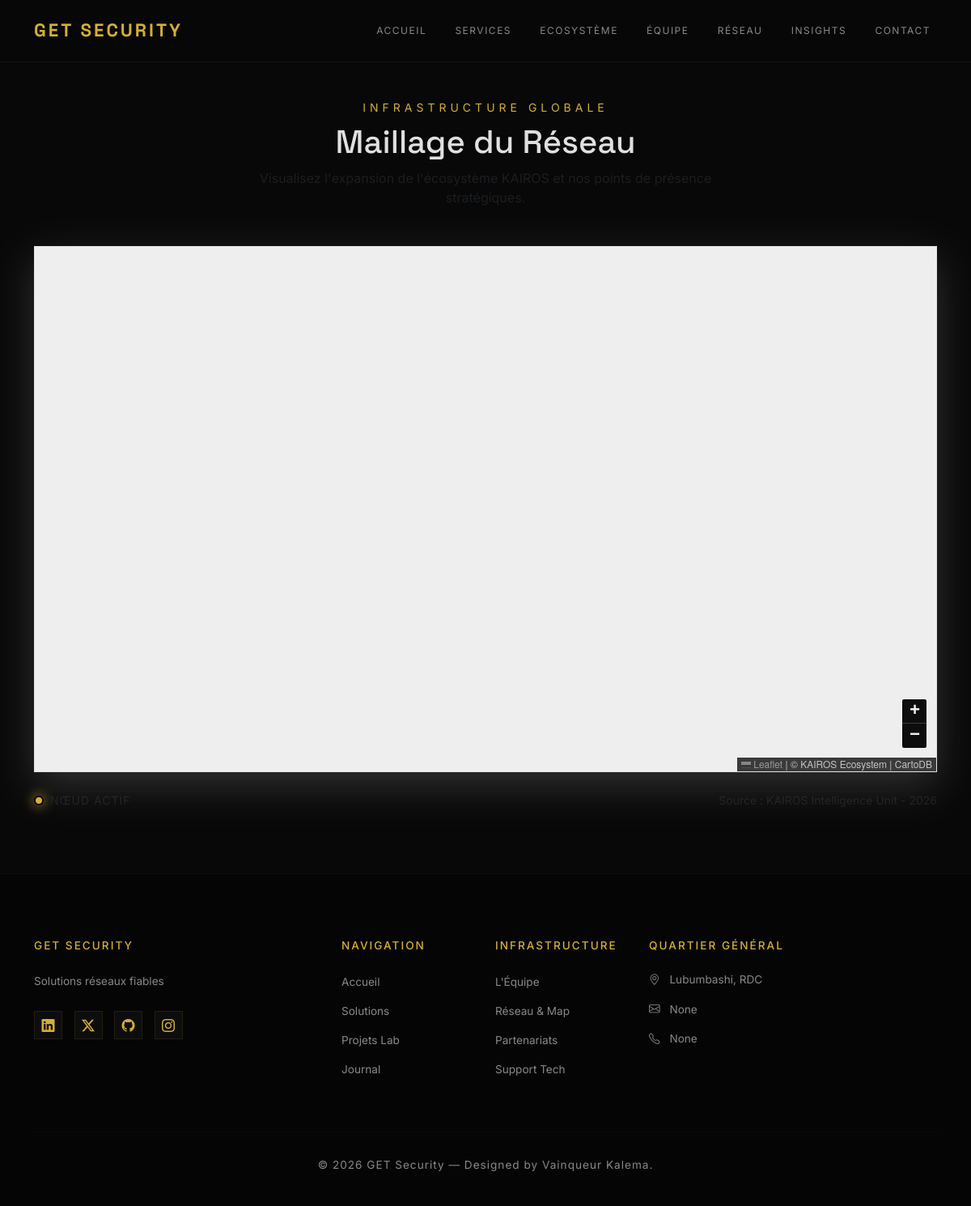
/couverture, run on the app's committed database.
### app/models.py (models this page shows)
class Configuration(db.Model):
    id = db.Column(db.Integer, primary_key=True, default=1)
    nom_entreprise = db.Column(db.String(100), default='GET Security')
    slogan = db.Column(db.String(200), default='Solutions réseaux fiables')
    hero_image = db.Column(db.String(200), default='hero.jpg')
    apropos = db.Column(db.Text)
    contact_email = db.Column(db.String(100))
    contact_telephone = db.Column(db.String(20))
    localisation = db.Column(db.String(200), default='Lubumbashi, RDC')
    @classmethod
    def get_singleton(cls):
        config = cls.query.get(1)
        if not config:
            config = cls(id=1)
            db.session.add(config)
            db.session.commit()
        return config

### app/routes.py (the view)
@bp.route('/couverture')
def couverture():
    zones = ZoneCouverture.query.all()
    return render_template('couverture.html', zones=zones)

### app/templates/couverture.html (shortened to what this page needs)
{% extends 'base.html' %}
{% block extra_css %}
<link rel="stylesheet" href="https://unpkg.com/leaflet@1.9.4/dist/leaflet.css" />
{% endblock %}
{% block content %}
<div class="container map-container">
    <div class="text-center mb-5">
        <span class="text-gold small text-uppercase" style="letter-spacing: 5px; color: var(--kairos-gold);">Infrastructure Globale</span>
        <h1 class="section-title mt-2">Maillage du Réseau</h1>
        <p class="text-muted mx-auto" style="max-width: 600px;">Visualisez l'expansion de l'écosystème KAIROS et nos points de présence stratégiques.</p>
    </div>
    <div id="map" class="fade-in shadow-lg"></div>
    <div class="mt-4 d-flex justify-content-between align-items-center">
        <div class="d-flex align-items-center">
            <div class="custom-marker me-2"></div>
            <span class="small text-muted text-uppercase" style="letter-spacing: 1px;">Nœud Actif</span>
        </div>
        <div class="text-muted small">
            Source : KAIROS Intelligence Unit - 2026
        </div>
    </div>
</div>
{% endblock %}

### app/templates/base.html (shortened to what this page needs)
<!DOCTYPE html>
<html lang="fr">
<head>
    <link href="https://cdn.jsdelivr.net/npm/bootstrap@5.3.0/dist/css/bootstrap.min.css" rel="stylesheet">
    <link rel="stylesheet" href="https://cdn.jsdelivr.net/npm/bootstrap-icons@1.11.3/font/bootstrap-icons.min.css">
    {% block extra_css %}{% endblock %}
</head>
<body>
    <nav class="navbar navbar-expand-lg navbar-dark fixed-top navbar-kairos">
        <div class="container">
            <a class="navbar-brand" href="{{ url_for('main.index') }}">
                {{ config.nom_entreprise|default('KAIROS') }}
            </a>
            <div class="collapse navbar-collapse" id="navbarNav">
                <ul class="navbar-nav ms-auto">
                    <li class="nav-item"><a class="nav-link" href="{{ url_for('main.index') }}">Accueil</a></li>
                    <li class="nav-item"><a class="nav-link" href="{{ url_for('main.services_list') }}">Services</a></li>
                    <li class="nav-item"><a class="nav-link" href="{{ url_for('main.projets_list') }}">Ecosystème</a></li>
                    <li class="nav-item"><a class="nav-link" href="{{ url_for('main.equipe_list') }}">Équipe</a></li>
                    <li class="nav-item"><a class="nav-link" href="{{ url_for('main.couverture') }}">Réseau</a></li>
                    <li class="nav-item"><a class="nav-link" href="{{ url_for('main.blog_list') }}">Insights</a></li>
                    <li class="nav-item"><a class="nav-link" href="{{ url_for('main.contact') }}">Contact</a></li>
                </ul>
            </div>
        </div>
    </nav>
    <main>
        {% block content %}{% endblock %}
    </main>
    <footer>
        <div class="container">
            <div class="row gy-5">
                <div class="col-lg-4">
                    <h5>{{ config.nom_entreprise|default('KAIROS') }}</h5>
                    <p style="max-width: 300px; line-height: 1.8;">
                        {{ config.slogan|default('L\'ingénierie logicielle au service de la vision stratégique.') }}
                    </p>
                    <div class="social-links mt-4">
                        <a href="#"><i class="bi bi-linkedin"></i></a>
                        <a href="#"><i class="bi bi-twitter-x"></i></a>
                        <a href="#"><i class="bi bi-github"></i></a>
                        <a href="#"><i class="bi bi-instagram"></i></a>
                    </div>
                </div>
                <div class="col-lg-2 col-md-6">
                    <h5>Navigation</h5>
                    <ul class="list-unstyled">
                        <li><a href="{{ url_for('main.index') }}">Accueil</a></li>
                        <li><a href="{{ url_for('main.services_list') }}">Solutions</a></li>
                        <li><a href="{{ url_for('main.projets_list') }}">Projets Lab</a></li>
                        <li><a href="{{ url_for('main.blog_list') }}">Journal</a></li>
                    </ul>
                </div>
                <div class="col-lg-2 col-md-6">
                    <h5>Infrastructure</h5>
                    <ul class="list-unstyled">
                        <li><a href="{{ url_for('main.equipe_list') }}">L'Équipe</a></li>
                        <li><a href="{{ url_for('main.couverture') }}">Réseau & Map</a></li>
                        <li><a href="{{ url_for('main.contact') }}">Partenariats</a></li>
                        <li><a href="#">Support Tech</a></li>
                    </ul>
                </div>
                <div class="col-lg-4">
                    <h5>Quartier Général</h5>
                    <p><i class="bi bi-geo-alt me-2 text-gold"></i> {{ config.localisation|default('Lubumbashi, Haut-Katanga') }}</p>
                    <p><i class="bi bi-envelope me-2 text-gold"></i> {{ config.contact_email|default('contact@kairos-dev.com') }}</p>
                    <p><i class="bi bi-telephone me-2 text-gold"></i> {{ config.contact_telephone|default('+243 ...') }}</p>
                </div>
            </div>
            <div class="text-center copyright">
                <p class="mb-0">&copy; 2026 {{ config.nom_entreprise }} — Designed by Vainqueur Kalema.</p>
            </div>
        </div>
    </footer>
</body>
</html>

### app/templates/base.html (style rules this page uses)
:root { --kairos-black: #080808; --kairos-dark: #121212; --kairos-gold: #D4AF37; --kairos-gold-glow: rgba(212, 175, 55, 0.3); --glass-bg: rgba(8, 8, 8, 0.85); --text-main: #E0E0E0; --text-muted: #888888; }
body { background-color: var(--kairos-black); color: var(--text-main); font-family: 'Inter', sans-serif; overflow-x: hidden; }
h1, h2, h3, .navbar-brand { font-family: 'Space Grotesk', sans-serif; }
.navbar-kairos { background: var(--glass-bg); backdrop-filter: blur(15px); -webkit-backdrop-filter: blur(15px); border-bottom: 1px solid rgba(255, 255, 255, 0.05); padding: 1rem 0; transition: all 0.3s ease; z-index: 1050; }
.navbar-brand { font-weight: 700; letter-spacing: 3px; text-transform: uppercase; color: var(--kairos-gold) !important; font-size: 1.4rem; }
.nav-link { font-weight: 400; font-size: 0.75rem; text-transform: uppercase; letter-spacing: 1.5px; color: var(--text-muted) !important; margin-left: 1.2rem; transition: 0.3s ease; }
main { min-height: 80vh; }
footer { background-color: #050505; border-top: 1px solid rgba(255, 255, 255, 0.03); padding-top: 80px; padding-bottom: 40px; }
footer h5 { color: var(--kairos-gold); font-size: 0.85rem; text-transform: uppercase; letter-spacing: 2px; margin-bottom: 1.5rem; }
footer p, footer li a { color: var(--text-muted); text-decoration: none; font-size: 0.85rem; transition: 0.3s; }
footer li { margin-bottom: 12px; }
.social-links a { display: inline-block; width: 35px; height: 35px; line-height: 35px; background: rgba(255,255,255,0.03); border-radius: 0; text-align: center; margin-right: 10px; color: var(--kairos-gold); transition: 0.4s; border: 1px solid rgba(212, 175, 55, 0.1); }
.copyright { border-top: 1px solid rgba(255, 255, 255, 0.03); padding-top: 30px; margin-top: 50px; color: #444; font-size: 0.75rem; letter-spacing: 1px; }

### app/templates/couverture.html (style rules this page uses)
.map-container { padding-top: 120px; padding-bottom: 80px; }
#map { height: 650px; width: 100%; background: #050505; border: 1px solid rgba(255, 255, 255, 0.05); filter: grayscale(100%) invert(100%) contrast(90%); }
.custom-marker { width: 12px; height: 12px; background: var(--kairos-gold); border-radius: 50%; box-shadow: 0 0 15px var(--kairos-gold); border: 2px solid #000; }

### data on the page
Configuration: nom_entreprise "GET SECURITY", slogan "Solutions réseaux fiables", localisation "Lubumbashi, RDC", contact_email "None", contact_telephone "None", nom_entreprise "GET Security"
